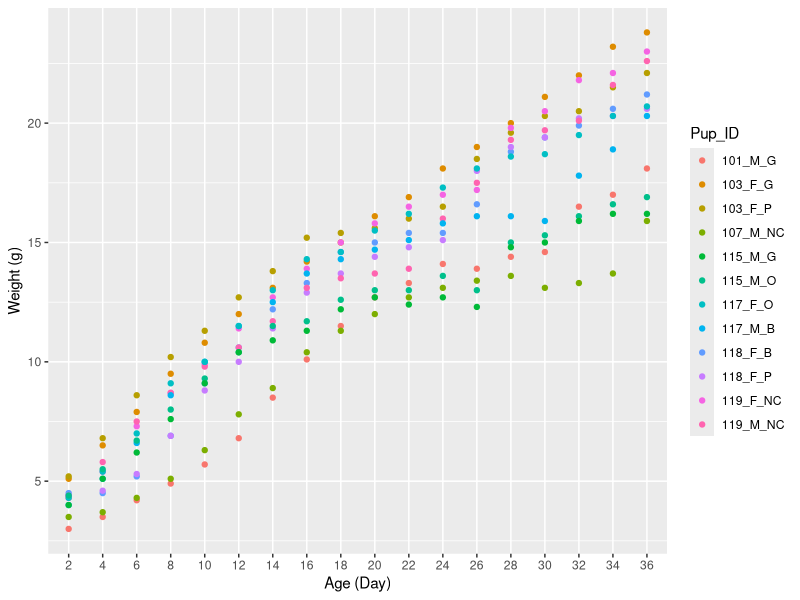
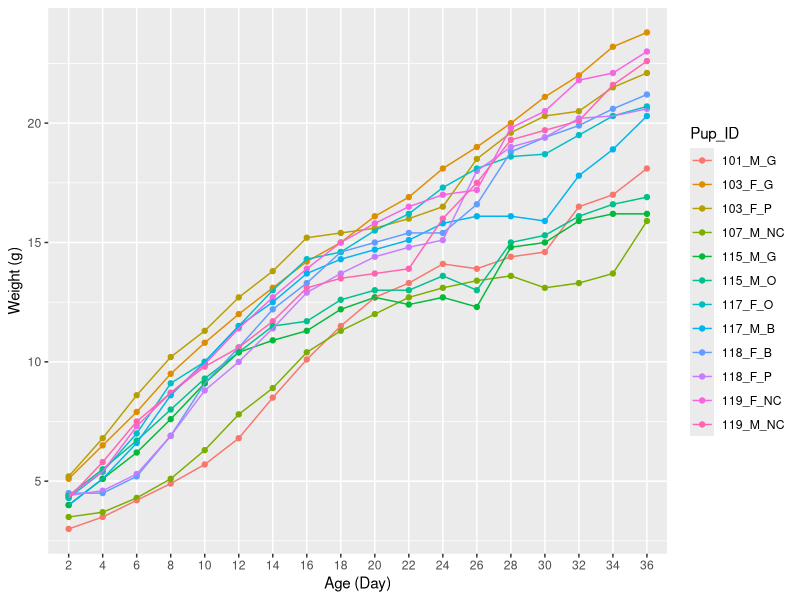
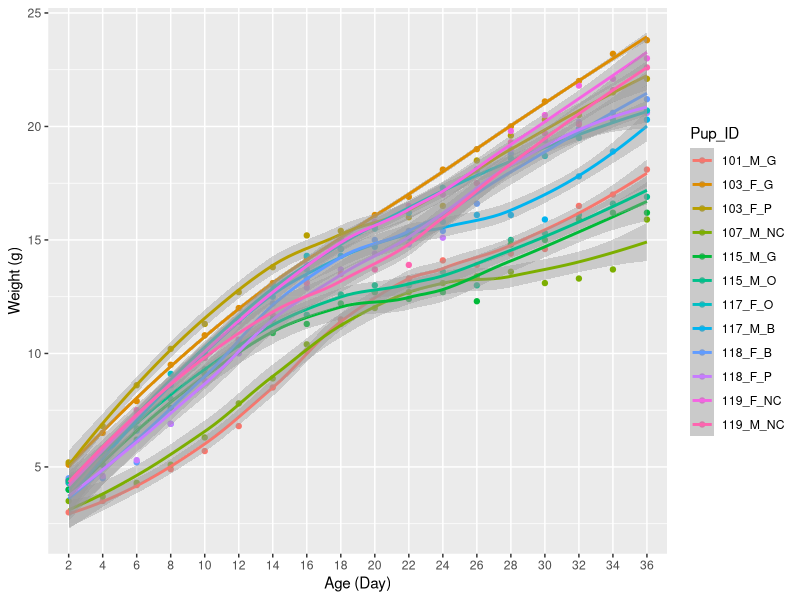
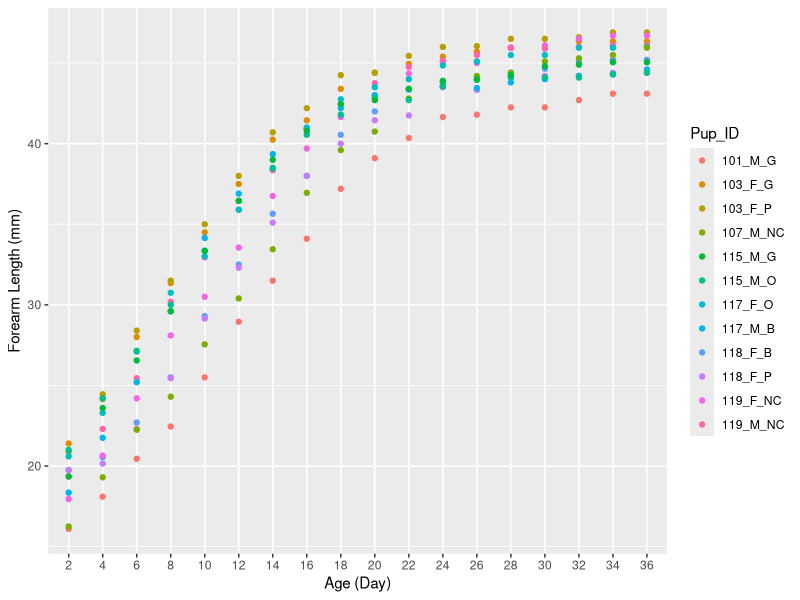
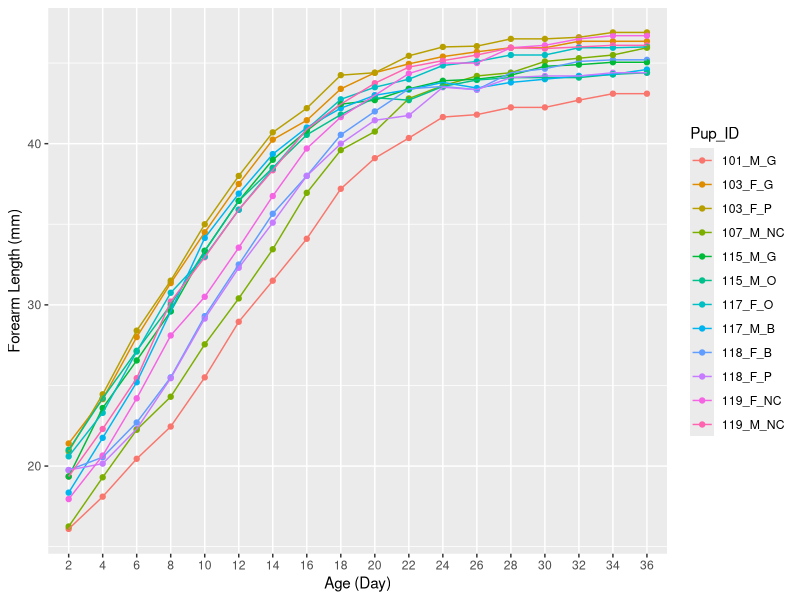
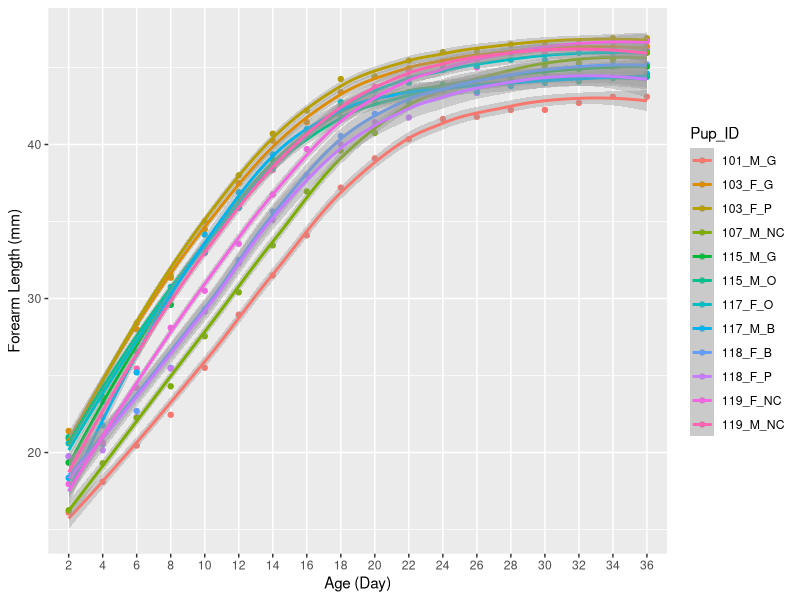

The R source for these figures, in order:
library(tidyverse)
pup_weights <- read_csv("pup stats - weights.csv",  col_types=cols())
pup_fl<- read_csv("pup stats - forearm length.csv",  col_types=cols())

#Convert pup weight data to long format                  
pup_weights_long <- pup_weights %>% 
  pivot_longer(
    cols = (c(-Pup_ID, -Sex)),
    names_to = "Age",
    values_to = "Weight"
)
#summary(pup_weights_long)

#Convert pup forearm length data to long format
pup_fl_long <- pup_fl %>% 
  pivot_longer(
    cols = (c(-Pup_ID, -Sex)),
    names_to = "Age",
    values_to = "Forearm_Length"
)
#summary(pup_fl_long)

#Merge datasets
weight_fl <- (left_join(pup_weights_long, pup_fl_long, by= c("Pup_ID" = "Pup_ID", "Age" = "Age", "Sex" = "Sex"))
    %>% mutate (Age = factor(Age)
     , Pup_ID = factor(Pup_ID)
     , Sex = factor(Sex))
)
#summary(weight_fl)

#Weight as a factor of age
# print(ggplot(weight_fl, aes(Age,  Weight, group = Pup_ID, colour = Pup_ID))
#       + geom_point()
#       + geom_line()
#       + xlab("Age (Day)")
#       + ylab("Weight (g)")
# )
##This organizes the x-axis by the first digit rather than the whole number

age_weight <- (ggplot(weight_fl, aes(x = factor(Age, level = c("2", "4", "6", "8", "10", "12", "14", "16", "18", "20", "22", "24", "26", "28", "30", "32", "34", "36")), Weight, group = Pup_ID, colour = Pup_ID))
               + geom_point()
               + xlab("Age (Day)")
               + ylab("Weight (g)")
)
print(age_weight)
##Is there a better way to fix than this??

age_weight + geom_line()
#vs
age_weight + geom_smooth()
#When is geom_line more effective than geom_smooth & vice versa

#Forearm length as a factor of age
# print(ggplot(weight_fl, aes(Age, Forearm_Length, group = Pup_ID, colour = Pup_ID))
#       + geom_point()
#       + geom_line()
#       + xlab("Age (Day)")
#       + ylab("Forearm Length (mm)")
# )
#Same thing as weight plot

age_fl <- (ggplot(weight_fl, aes(x = factor(Age, level = c("2", "4", "6", "8", "10", "12", "14", "16", "18", "20", "22", "24", "26", "28", "30", "32", "34", "36")), Forearm_Length, group = Pup_ID, colour = Pup_ID))
      + geom_point()
      + xlab("Age (Day)")
      + ylab("Forearm Length (mm)")
)
print(age_fl)

age_fl + geom_line()
#or
age_fl + geom_smooth() #?
#

